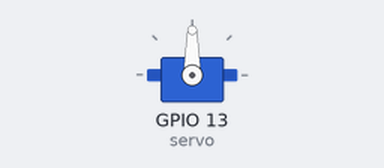
This program was run on a simulated Raspberry Pi (BCM pin numbers). Shown: servo. Servo angles are drawn from the pulse width (0.5 ms = 0°, 2.5 ms = 180°); what the program prints to the terminal is not drawn. At 3.8 s the program stops and its outputs stay as they are.

Above: at 0.1 s.
At 3.4 s:
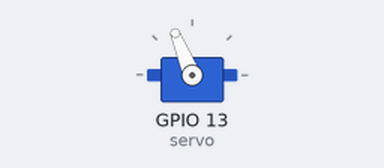
Timing chart, 0 to 4.9 s (numbered marks = the images above):
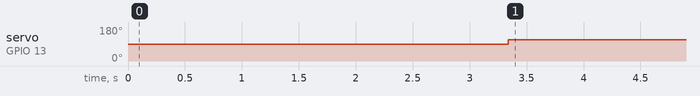

Measured:
- by itself, servo on GPIO 13 (servo): 90° → 112° at 3.3 s

The program:

servo_360_test.py
```python
from gpiozero import Servo
import time
#Servo GPIO viik
servo = Servo(13)

#Keera servot 90 kraadi ja 3 sekundi pärast keera servot teistpidi 90 kraadi
print("Start in middle")
servo.value = 0
time.sleep(0.34)
servo.value = None
time.sleep(3)
servo.value = 0.5
time.sleep(0.31)
servo.value = None
time.sleep(0.1)
```
